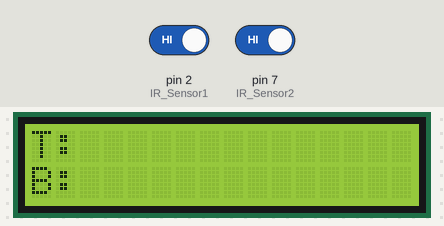
Bench run of a sketch on a simulated Arduino Uno, built with avr-gcc and run on an emulated ATmega328P. On the bench: 16×2 character LCD. The inputs (shaded band) are chosen by the test bench; at power-on: pin 7 (IR_Sensor2) HIGH, pin 2 (IR_Sensor1) HIGH.

Above: at 1.3 s.
1.4 s: pin 7 (IR_Sensor2) driven LOW
At 2.2 s:
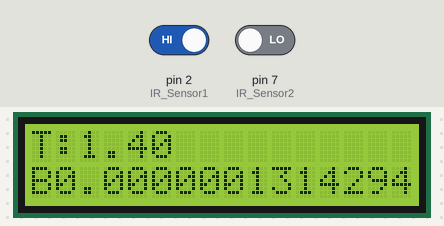
2.9 s: pin 2 (IR_Sensor1) driven LOW
At 3.3 s:
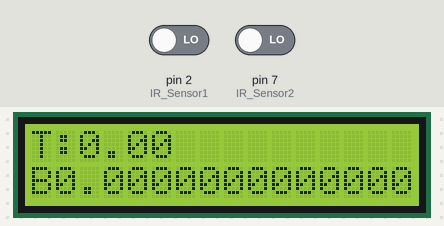
Timing chart, 0 to 5.9 s (numbered marks = the images above; inputs shaded):
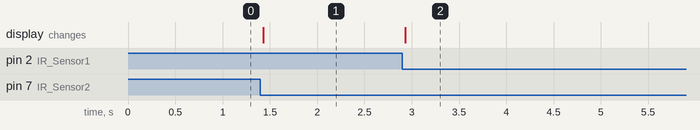

The sketch:

mag.ino
```cpp
#include <Wire.h>
#include <LiquidCrystal_I2C.h>
LiquidCrystal_I2C lcd(0x27, 16, 2);
const int IR_Sensor1=2;
const int IR_Sensor2=7;
double startMillis;
double endMillis;
double free_fall_time;
double h = 1.41;
double m = 0.0115;
double g=9.81;
double v,l;
double e=1.6E-19;
double n=4.7E22;
double a=225;
double B;
int activate=0;
void setup() {
pinMode(IR_Sensor1,INPUT);
pinMode(IR_Sensor2,INPUT);
lcd.init();
lcd.clear();
lcd.backlight();
lcd.begin(16,2);
lcd.setCursor(0, 0);
lcd.print("T:");
lcd.setCursor(0, 1);
lcd.print("B:");
}
void loop() {
if(digitalRead(IR_Sensor1)==LOW) //Check the sensor output
{
startMillis = millis();
activate=0;
}
if(digitalRead(IR_Sensor2)==LOW) //Check the sensor output
if (activate==0){
{
endMillis = millis();
free_fall_time = (endMillis-startMillis)/1000;

lcd.setCursor(2, 0);
lcd.print(free_fall_time);
v=(m)*(g)*(h)*(free_fall_time);
l=(e)*(a)*(n);
B=v/l;
lcd.setCursor(1,1);
lcd.print(B,24);
 activate=1;
}
}
}
```

Measured:
- after the input at 1.4 s, the display: changes at once (image 1)
- after the input at 2.9 s, the display: changes at once (image 2)
